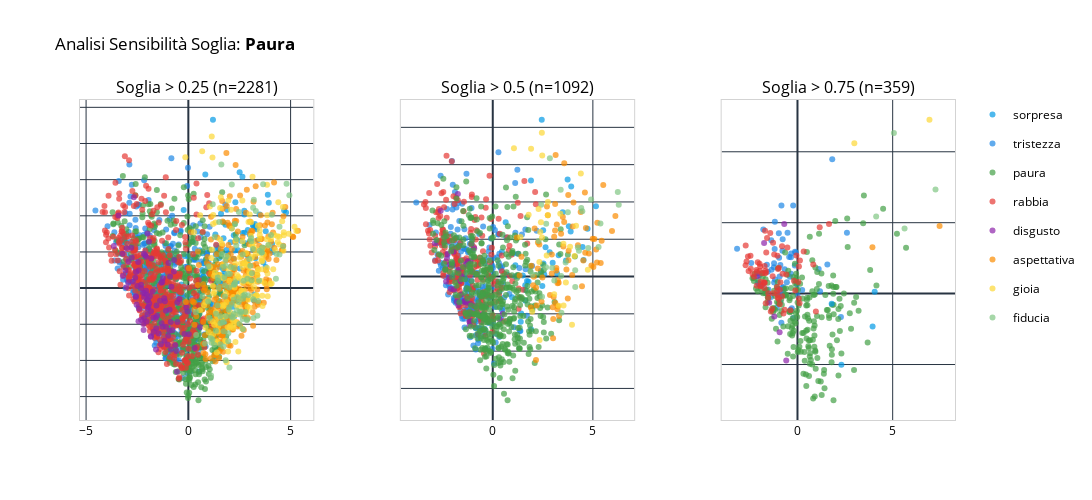

Write notebook code for a chart like this one.
### Markdown cell above
### Paura

### Code cell
analizza_emozione_completa(df_words, 'paura')

### Figure 1 — Plotly figure (JSON) as saved in the notebook; plotly's stock layout.template omitted (floating-point values rounded to 4 significant figures; data arrays with more than 128 entries replaced by an {"elided": "..."} marker saying what was removed)
{"data": [{"hovertemplate": "<b>sorpresa</b><br>Parola: %{text}<br>PC1: %{x:.2f}<br>PC2: %{y:.2f}<extra></extra>", "legendgroup": "sorpresa", "marker": {"color": "#039BE5", "opacity": 0.7, "size": 6}, "mode": "markers", "name": "sorpresa", "showlegend": true, "text": ["a_caso", "accadere", "altro", "apparizione", "aprire", "arrossare", "arrossire", "artista", "ascoltare", "assurdo", "atteggiamento", "attonimento", "attonito", "autorizzare", "avvenimento", "boato", "cambiare", "campanello", "capitare", "clamore", "climatico", "comparire", "complessa", "controprova", "contrordine", "convocare", "corrispondenza", "cosmo", "creatura", "cronaca", "diretto", "esaltato", "esclamazione", "esito", "esplosivo", "extraterrestre", "fiuto", "folgorare", "folla", "frastuono", "frenetico", "fulmine", "galassia", "gesto", "gigante", "imbattersi", "imprevisto", "improvvisamente", "improvviso", "imputata", "inaspettato", "inatteso", "inciampare", "incontrare", "incontro", "incredibile", "indagare", "indicazione", "indovino", "inimmaginabile", "innumerevole", "insolito", "instante", "inverosimile", "invisibile", "laggiù", "lampo", "lanciare", "lettera", "maschera", "mistero", "mitico", "mutare", "notare", "notizia", "novità", "palco", "palcoscenico", "paradosso", "pazzesco", "preveggente", "prima_mossa", "prolungare", "retroscena", "riassegnazione", "ridimensionamento", "rivelare", "rivelazione", "rosso", "ruzzolare", "sbandata", "scattare", "scioccare", "scivolare", "sconcerto", "sconvolgere", "sconvolgimento", "scoprire", "segno", "sentire", "sognato", "sorte", "spiano", "spiriti", "stangata", "stravolgere", "stravolto", "strepitare", "strillo", "stupefatto", "stupirsi", "stupore", "superpoteri", "suscitare", "sussulto", "svelare", "svolta", "teatrale", "termometro", "topo", "trafelato", "trasalito", "trasformismo", "trepidazione", "trovare", "ufo", "vendita"], "x": [0.5947, 3.275, 1.412, 2.516, 3.784, 0.6407, 2.737, 3.156, 1.976, 0.709, 1.704, 0.1516, 0.0123, 1.616, 1.473, 0.702, 2.734, 3.189, 0.7611, 1.511, 0.8666, 2.788, 2.332, 2.266, 2.214, 2.065, 1.67, 2.566, 3.934, 0.4055, 1.434, 1.269, 1.893, 2.508, -0.1757, 1.116, 2.796, -0.3349, 1.377, 0.09086, 2.377, 1.165, 3.219, 1.364, 1.777, 2.104, 0.5544, 0.771, 0.7531, 0.1972, 1.86, 3.01, 0.5717, 3.486, 3.214, 2.645, 0.8293, 2.43, 1.923, 1.203, 1.45, 2.143, 1.693, -0.008847, -0.06557, 2.162, 1.598, 1.239, 2.118, 0.2423, 1.818, 4.094, 2.426, 1.514, 1.949, 4.132, 3.345, 3.674, 1.106, 2.222, 2.306, 3.403, 2.209, 1.216, 2.027, 0.5235, 3.668, 3.277, 1.53, 1.705, 0.6719, 0.7414, 1.65, 1.064, 0.2207, 0.1271, 0.5608, 3.184, 2.299, 1.753, 2.747, 1.69, 0.8329, 0.7346, -1.035, 2.909, 0.9169, 1.344, -0.228, 0.901, 1.323, 2.656, 3.887, 1.72, 0.6028, 3.254, 4.685, 2.887, 1.826, 0.2429, 1.762, -0.3846, 2.17, 4.068, 4.779, 2.241, 3.784], "y": [0.1015, 1.672, -1.3, 0.5417, 0.5864, 0.2549, 2.034, 1.743, 0.8399, 0.4406, 0.5243, -0.7203, -0.2085, -1.094, 1.109, 0.9647, 2.143, 1.061, 0.6916, 0.8299, 0.8072, 1.243, -0.2597, 1.038, 0.8037, 1.267, 0.1365, 1.309, 2.361, -0.3702, 0.1242, -1.988, 2.164, 3.203, 0.8864, -1.18, -0.4705, 0.09701, 1.181, 0.3632, -0.346, -0.9119, -0.1737, 1.055, -0.6256, 0.2015, 1.049, 0.08658, 0.304, -1.983, 1.052, 1.477, 0.2886, 2.039, -0.3408, 3.081, 3.14, 1.047, -0.5214, 4.657, 0.2958, -0.08135, 0.1938, 0.8729, -0.9631, 0.1451, 2.054, -1.423, 1.655, 0.01084, 1.75, 1.223, 0.1941, -0.1435, 0.9632, 1.002, 1.628, 1.104, -0.8062, 1.464, 0.2419, 1.327, 0.06936, -0.4537, -0.8925, -0.7274, 0.7054, 0.8251, 0.5902, -0.8536, 0.4984, 0.6787, 0.3388, -0.4162, 1.276, 1.537, -0.1662, 1.707, 2.377, 0.4007, 1.529, -0.6066, -0.9872, 0.318, 0.8518, 1.605, -0.372, 0.9238, 2.16, 0.9639, 1.482, 1.524, 2.582, 1.378, -0.3317, 1.77, 2.15, 0.9116, -0.9758, -1.1, 0.2548, 1.559, -0.5159, 1.053, 2.095, -0.7824, 1.575], "type": "scatter", "xaxis": "x", "yaxis": "y"}, {"hovertemplate": "<b>tristezza</b><br>Parola: %{text}<br>PC1: %{x:.2f}<br>PC2: %{y:.2f}<extra></extra>", "legendgroup": "tristezza", "marker": {"color": "#1E88E5", "opacity": 0.7, "size": 6}, "mode": "markers", "name": "tristezza", "showlegend": true, "text": {"elided": "446 str values"}, "x": {"elided": "446 float values"}, "y": {"elided": "446 float values"}, "type": "scatter", "xaxis": "x", "yaxis": "y"}, {"hovertemplate": "<b>paura</b><br>Parola: %{text}<br>PC1: %{x:.2f}<br>PC2: %{y:.2f}<extra></extra>", "legendgroup": "paura", "marker": {"color": "#43A047", "opacity": 0.7, "size": 6}, "mode": "markers", "name": "paura", "showlegend": true, "text": {"elided": "586 str values"}, "x": {"elided": "586 float values"}, "y": {"elided": "586 float values"}, "type": "scatter", "xaxis": "x", "yaxis": "y"}, {"hovertemplate": "<b>rabbia</b><br>Parola: %{text}<br>PC1: %{x:.2f}<br>PC2: %{y:.2f}<extra></extra>", "legendgroup": "rabbia", "marker": {"color": "#E53935", "opacity": 0.7, "size": 6}, "mode": "markers", "name": "rabbia", "showlegend": true, "text": {"elided": "436 str values"}, "x": {"elided": "436 float values"}, "y": {"elided": "436 float values"}, "type": "scatter", "xaxis": "x", "yaxis": "y"}, {"hovertemplate": "<b>disgusto</b><br>Parola: %{text}<br>PC1: %{x:.2f}<br>PC2: %{y:.2f}<extra></extra>", "legendgroup": "disgusto", "marker": {"color": "#8E24AA", "opacity": 0.7, "size": 6}, "mode": "markers", "name": "disgusto", "showlegend": true, "text": ["aberrante", "abietto", "abominevole", "acido", "alcolismo", "anfetamine", "attorcigliare", "avversione", "avvoltoio", "bruttura", "bugiardo", "buttare", "contrarre", "diarrea", "disprezzo", "dissacralità", "falsa", "fango", "fastidioso", "fattone", "filtro", "fingere", "fogna", "goloso", "ignorare", "illegale", "impuro", "indecente", "indecenza", "infastidire", "infimità", "infimo", "inorridire", "inorridito", "insetto", "lucrare", "macabro", "mal_di_mare", "marcire", "megalomane", "merdoso", "nausea", "nauseabondo", "nauseante", "nauseare", "orripilante", "oscena", "oscenità", "perfidia", "pessimo", "peste", "pidocchio", "pippare", "pulce", "puttaniere", "puzza", "raccapricciante", "repellente", "repulsivo", "restringere", "rimettere", "ripugnante", "ripugnanza", "rivoltante", "rospo", "rozzo", "sbronza", "scabroso", "schifare", "schifato", "sdegno", "setta", "sfottere", "sordido", "spacciare", "sporca", "spregio", "squallido", "strusciare", "succhiasangue", "sudato", "sudore", "tosse", "trauma", "umiliazione", "vaiolo", "veramente", "vergognosa", "verme", "verruca", "virus", "vizio", "voltastomaco", "vomitare", "vomito", "zoccola", "zotico"], "x": [-1.954, -2.202, -2.769, -2.166, -3.204, -1.148, -1.096, -1.383, -1.988, -2.014, -1.563, -1.452, -0.04056, -3.077, -2.6, -1.909, -2.111, -2.311, -2.049, -1.989, 0.8246, -2.925, -1.833, -0.9257, -1.093, -2.791, -1.262, -2.158, -1.56, -2.213, -1.975, -2.558, -1.998, -2.453, -0.5414, -0.9736, -2.427, -0.4378, -3.04, -0.1892, -2.412, -1.341, -1.011, -2.313, -2.312, -2.07, -1.744, -0.8291, -1.923, -0.862, -3.644, -2.143, -2.935, -0.8525, -2.437, -1.177, -3.022, -0.8939, -2.567, -0.9853, -0.6388, -1.582, -0.9148, -1.245, -0.5562, -2.187, -0.6994, -0.1009, -1.713, -1.321, -1.809, -3.413, -2.063, -1.583, -2.712, -2.025, -1.828, -2.529, 0.3076, -2.562, 0.02337, -0.7767, -0.5814, -2.667, -3.22, -1.272, 0.5746, -1.526, -0.7051, -1.883, -2.176, -0.5337, -1.311, -1.69, -2.492, -1.827, -1.173], "y": [-0.5127, -0.994, 0.8455, -0.8301, 0.3351, -0.3624, -1.069, -0.3475, -0.5645, -0.3335, -1.107, -1.253, -0.6471, 0.4846, 0.2891, -0.4273, 0.9059, -0.8762, -0.9211, -0.7243, -0.3137, 0.7383, -1.332, -1.181, -0.6272, 1.114, -1.07, -0.2521, -0.4775, -0.1355, -0.331, 0.4464, 1.508, 0.7245, -0.3953, 0.6942, 0.4886, -0.3014, 0.02125, -1.267, -0.5724, -1.551, -1.56, 0.09592, -0.005183, -0.07631, -0.09257, 0.03546, 1.291, -0.9337, 1.165, -0.1322, 0.1613, -1.696, -0.9153, -0.278, 1.1, 0.321, -0.2461, -1.316, -1.583, -0.8149, -0.5967, 0.2698, -2.311, -1.16, 0.7743, -0.5393, -0.8142, 0.1516, 0.8165, 2.009, 0.8678, -1.7, 0.1818, -0.1812, -1.342, -0.4626, -1.655, -0.2248, -1.275, -1.165, -1.739, 2.512, 0.9477, 0.1716, -1.084, -0.7609, 0.4599, -0.2274, 0.9522, -0.9382, -0.9693, -1.206, 0.05776, -0.6427, -1.459], "type": "scatter", "xaxis": "x", "yaxis": "y"}, {"hovertemplate": "<b>aspettativa</b><br>Parola: %{text}<br>PC1: %{x:.2f}<br>PC2: %{y:.2f}<extra></extra>", "legendgroup": "aspettativa", "marker": {"color": "#FB8C00", "opacity": 0.7, "size": 6}, "mode": "markers", "name": "aspettativa", "showlegend": true, "text": {"elided": "300 str values"}, "x": {"elided": "300 float values"}, "y": {"elided": "300 float values"}, "type": "scatter", "xaxis": "x", "yaxis": "y"}, {"hovertemplate": "<b>gioia</b><br>Parola: %{text}<br>PC1: %{x:.2f}<br>PC2: %{y:.2f}<extra></extra>", "legendgroup": "gioia", "marker": {"color": "#FDD835", "opacity": 0.7, "size": 6}, "mode": "markers", "name": "gioia", "showlegend": true, "text": {"elided": "178 str values"}, "x": {"elided": "178 float values"}, "y": {"elided": "178 float values"}, "type": "scatter", "xaxis": "x", "yaxis": "y"}, {"hovertemplate": "<b>fiducia</b><br>Parola: %{text}<br>PC1: %{x:.2f}<br>PC2: %{y:.2f}<extra></extra>", "legendgroup": "fiducia", "marker": {"color": "#81C784", "opacity": 0.7, "size": 6}, "mode": "markers", "name": "fiducia", "showlegend": true, "text": ["accertare", "adesso", "affidarsi", "agente", "aiuto", "anziana", "assistenza", "avere", "bisogno", "carabiniere", "chirurgo", "comportamento", "comunicare", "concepire", "conduttore", "confidare", "confrontare", "connettere", "consenso", "consenziente", "consulenza", "consultare", "culto", "determinato", "digitale", "divinità", "emigrante", "esprimere", "familiarizzare", "fidarsi", "finanziare", "fondamentale", "fornitore", "funzionare", "garanzia", "genitore", "gestire", "grandezza", "importa", "improvvisare", "incidere", "incoraggiamento", "ingenuo", "inizio", "istintivo", "labile", "legare", "lenitivo", "maestro", "marinaio", "maturità", "medico", "meta", "notaio", "nudo", "obiettivo", "perdonare", "perdono", "piano", "ponte", "pratica", "preparazione", "presentare", "prestazione", "procura", "procurare", "procuratore", "professione", "promessa", "psichiatra", "psicologia", "psicologo", "pudore", "rassicurare", "recente", "resistendo", "resistenza", "resistere", "rete", "ricostruire", "rifugio", "rimediare", "riservato", "riverente", "robusto", "rotta", "salvaguardia", "salvare", "sanitario", "sbloccare", "scudo", "segreto", "selezionatore", "sentimento", "seriamente", "settembre", "simbolo", "situare", "soccorso", "società", "sostegno", "sottoscrivere", "spinta", "spirituale", "terapia", "tutela", "umanità", "umano", "uso", "vigilante", "votare"], "x": [1.264, 2.526, 3.154, 1.953, 1.284, 1.349, 1.79, 2.704, 2.284, 0.8171, 2.657, 2.068, 4.456, 3.204, 3.072, 3.175, 2.522, 3.578, 2.118, 2.239, 3.081, 2.86, 2.593, 3.169, 1.662, 2.922, 1.784, 2.125, 2.363, 3.621, 3.109, 2.222, 2.228, 4.282, 3.376, 2.346, 2.03, 1.68, 3.092, 3.033, 1.87, 3.457, 1.833, 4.081, 1.111, 1.456, 2.977, 1.572, 1.359, 1.186, 2.89, 2.666, 4.94, 1.48, 1.627, 4.316, 3.3, 1.934, 1.128, 4.043, 2.762, 2.785, 3.185, 2.872, 1.565, 2.306, 1.718, 3.486, 4.633, 0.9841, 1.435, 0.9711, 1.734, 3.413, 2.231, 2.468, 1.994, 2.471, 2.164, 4.456, 3.595, 1.812, 1.85, 0.367, 2.009, 1.762, 2.101, 4.802, 1.027, 2.662, 1.102, 3.657, 0.6938, 1.613, 1.823, 2.253, 1.967, 1.955, 2.396, 1.192, 2.007, 2.503, 2.675, 2.358, 1.43, 2.68, 1.508, 3.912, 1.725, 1.567, 0.3821], "y": [-1.566, -0.6567, 1.08, -1.467, 1.413, -1.177, -0.2302, 0.2004, 1.774, -1.53, 0.9267, 0.5833, 0.9327, 2.442, 1.377, -0.3085, -0.732, 0.9818, -0.4405, 0.5565, 1.299, -0.8872, -0.6524, 2.226, -0.9499, -0.1984, 0.06415, 2.863, -0.6169, 1.123, 0.4122, -0.3216, -0.7068, 0.2563, -0.7613, 1.178, 0.3934, 0.5815, 0.22, 0.6219, 0.8794, 0.2131, 0.6158, 2.032, -2.418, 0.1967, 0.8048, -0.9722, -0.7069, -1.42, 0.256, -1.129, 2.565, 0.0135, 0.942, 0.9465, 2.134, 0.3969, -1.508, 1.469, -0.178, -0.6632, -0.8236, -0.86, -0.7785, 0.1483, -1.618, 1.031, 1.155, 0.607, 0.2957, -0.3683, -0.9358, -0.3531, 0.09538, -0.3834, 0.01469, 2.108, -0.8115, 1.696, 0.9868, 0.7774, -0.7809, -0.6672, -2.197, 0.3072, -0.7806, 2.883, -0.8234, -0.8557, -1.389, 2.873, -0.2232, 3.421, -1.993, 0.1058, -0.595, -1.248, -0.2543, 2.32, -0.5377, -0.9915, -0.2968, 1.356, -0.4786, -0.2114, 1.825, 1.193, -1.194, -1.55, -1.294], "type": "scatter", "xaxis": "x", "yaxis": "y"}, {"hovertemplate": "<b>sorpresa</b><br>Parola: %{text}<br>PC1: %{x:.2f}<br>PC2: %{y:.2f}<extra></extra>", "legendgroup": "sorpresa", "marker": {"color": "#039BE5", "opacity": 0.7, "size": 6}, "mode": "markers", "name": "sorpresa", "showlegend": false, "text": ["a_caso", "arrossire", "avvenimento", "boato", "cambiare", "capitare", "clamore", "climatico", "controprova", "convocare", "cosmo", "esito", "esplosivo", "frastuono", "imprevisto", "incontrare", "incredibile", "indagare", "inimmaginabile", "lampo", "mistero", "palco", "pazzesco", "prima_mossa", "rosso", "sbandata", "scattare", "scivolare", "sconcerto", "sconvolgere", "sconvolgimento", "segno", "spiriti", "stangata", "strepitare", "strillo", "superpoteri", "suscitare", "sussulto", "trasalito"], "x": [1.42, 3.891, 2.534, 1.502, 3.8, 1.623, 2.569, 1.786, 3.211, 2.992, 3.659, 3.738, 0.72, 0.9659, 1.284, 4.736, 3.918, 1.908, 2.446, 2.515, 2.637, 4.485, 3.292, 4.535, 2.475, 1.615, 1.711, 1.911, 1.13, 1.025, 1.396, 3.493, 1.628, -0.2346, 2.4, 0.6457, 5.154, 2.844, 1.38, 0.4563], "y": [-0.9924, 1.209, 0.3485, 0.02496, 1.345, -0.2366, 0.06051, -0.1374, 0.08476, 0.3705, 0.4307, 2.603, 0.04836, -0.5552, 0.02411, 1.284, 2.415, 2.572, 4.204, 1.242, 0.7856, 0.7892, 0.568, 0.4436, -0.2513, -0.3595, -0.1229, -1.414, 0.3055, 0.6099, -1.211, 1.725, -0.6463, -0.02785, 0.1556, 1.455, 1.883, 0.6545, -1.457, 0.6672], "type": "scatter", "xaxis": "x2", "yaxis": "y2"}, {"hovertemplate": "<b>tristezza</b><br>Parola: %{text}<br>PC1: %{x:.2f}<br>PC2: %{y:.2f}<extra></extra>", "legendgroup": "tristezza", "marker": {"color": "#1E88E5", "opacity": 0.7, "size": 6}, "mode": "markers", "name": "tristezza", "showlegend": false, "text": {"elided": "236 str values"}, "x": {"elided": "236 float values"}, "y": {"elided": "236 float values"}, "type": "scatter", "xaxis": "x2", "yaxis": "y2"}, {"hovertemplate": "<b>rabbia</b><br>Parola: %{text}<br>PC1: %{x:.2f}<br>PC2: %{y:.2f}<extra></extra>", "legendgroup": "rabbia", "marker": {"color": "#E53935", "opacity": 0.7, "size": 6}, "mode": "markers", "name": "rabbia", "showlegend": false, "text": {"elided": "225 str values"}, "x": {"elided": "225 float values"}, "y": {"elided": "225 float values"}, "type": "scatter", "xaxis": "x2", "yaxis": "y2"}, {"hovertemplate": "<b>disgusto</b><br>Parola: %{text}<br>PC1: %{x:.2f}<br>PC2: %{y:.2f}<extra></extra>", "legendgroup": "disgusto", "marker": {"color": "#8E24AA", "opacity": 0.7, "size": 6}, "mode": "markers", "name": "disgusto", "showlegend": false, "text": ["aberrante", "abominevole", "alcolismo", "avversione", "avvoltoio", "bruttura", "diarrea", "falsa", "fattone", "fingere", "illegale", "infimo", "inorridire", "inorridito", "insetto", "macabro", "mal_di_mare", "nauseare", "orripilante", "oscena", "perfidia", "peste", "pidocchio", "pippare", "puzza", "raccapricciante", "repulsivo", "ripugnante", "setta", "sfottere", "spacciare", "sporca", "succhiasangue", "trauma", "umiliazione", "vaiolo", "virus", "vomito"], "x": [-1.13, -1.995, -2.333, -0.5043, -1.169, -1.138, -2.176, -1.244, -1.161, -2.135, -1.953, -1.644, -1.057, -1.709, 0.346, -1.531, 0.4983, -1.425, -1.403, -0.895, -0.926, -2.893, -1.318, -2.105, -0.3035, -2.256, -1.72, -0.7349, -2.599, -1.106, -1.937, -1.129, -1.8, -1.743, -2.285, -0.392, -1.332, -1.564], "y": [-1.183, 0.3127, -0.1354, -1.014, -1.206, -1.014, -0.01447, 0.4092, -1.314, 0.3268, 0.6623, -0.1272, 0.8831, 0.1828, -1.145, 0.005633, -1.0, -0.6557, -0.6753, -0.7772, 0.7569, 0.8921, -0.6993, -0.3326, -1.14, 0.6124, -0.7744, -1.555, 1.766, 0.4179, -0.3399, -0.7322, -0.6741, 2.214, 0.4864, -0.4652, 0.3196, -0.4824], "type": "scatter", "xaxis": "x2", "yaxis": "y2"}, {"hovertemplate": "<b>paura</b><br>Parola: %{text}<br>PC1: %{x:.2f}<br>PC2: %{y:.2f}<extra></extra>", "legendgroup": "paura", "marker": {"color": "#43A047", "opacity": 0.7, "size": 6}, "mode": "markers", "name": "paura", "showlegend": false, "text": {"elided": "427 str values"}, "x": {"elided": "427 float values"}, "y": {"elided": "427 float values"}, "type": "scatter", "xaxis": "x2", "yaxis": "y2"}, {"hovertemplate": "<b>aspettativa</b><br>Parola: %{text}<br>PC1: %{x:.2f}<br>PC2: %{y:.2f}<extra></extra>", "legendgroup": "aspettativa", "marker": {"color": "#FB8C00", "opacity": 0.7, "size": 6}, "mode": "markers", "name": "aspettativa", "showlegend": false, "text": ["aeroporto", "altrove", "analisi", "atterrare", "attesa", "autonomia", "azzerare", "carriera", "chiamata", "colloquio", "condurre", "debuttare", "direzione", "dita_incrociate", "dominante", "dottore", "esame", "esistenza", "esistere", "esperimento", "esporre", "eventualmente", "farmaco", "fato", "fidanzarsi", "finanziamento", "forte", "gara", "gioventù", "giudizio", "governare", "idealizzare", "incinta", "indecisione", "leadership", "legge", "maternità", "matricola", "mirare", "misura", "mondo", "mutamento", "nuovo", "obiettivi", "parto", "partorire", "percorso", "presentazione", "profezia", "programmare", "prova", "realizzare", "registrazione", "riadattamento", "riaprire", "richiedere", "salita", "scalare", "scelta", "scommessa", "scommettere", "scopo", "sentenza", "stratega", "stupido", "superare", "tentativo", "testimoniare", "tipo", "trasferire", "varcare", "verificare"], "x": [3.499, 3.992, 2.858, 5.077, 1.931, 5.437, 2.091, 3.232, 4.032, 3.012, 4.456, 5.221, 3.528, 4.929, 2.256, 3.311, 2.252, 3.111, 3.571, 3.066, 2.158, 3.79, 2.015, 4.392, 6.125, 3.123, 3.115, 3.97, 3.567, 2.325, 2.75, 3.292, 4.254, 1.34, 3.198, 3.173, 4.602, 3.778, 2.198, 1.902, 3.139, 3.77, 5.024, 4.521, 5.956, 4.99, 5.519, 3.68, 3.021, 2.948, 2.992, 4.619, 3.175, 3.247, 4.799, 3.04, 1.432, 4.651, 3.237, 3.251, 2.052, 5.39, 2.707, 2.436, 1.197, 5.162, 3.748, 2.95, 2.481, 3.413, 5.204, 2.163], "y": [1.597, 1.345, -0.4958, 1.009, 0.2859, 0.9611, 1.288, -0.8798, 1.986, -1.655, -0.2608, 1.443, 0.8065, 0.298, 0.9138, -1.06, 0.2181, 1.232, 3.039, 1.07, -2.237, 0.6921, -0.2321, 1.732, 1.624, -0.7124, 1.948, 0.04229, 1.459, 0.8615, 1.645, -0.1671, 0.8404, 0.02706, 1.394, 0.1613, 2.253, 0.4392, -0.7738, -0.8306, 3.262, 2.187, 0.2528, 0.4271, 1.224, 1.014, 2.452, 0.1878, -1.141, 0.08362, -0.8253, 0.6345, 0.2268, -0.7961, 0.6195, -0.5505, 0.528, 1.304, -0.1799, -0.1019, -0.003209, 0.3626, 1.876, -0.6666, 1.048, 0.7243, -0.5863, 0.5938, -0.02667, 1.149, 0.377, -0.2995], "type": "scatter", "xaxis": "x2", "yaxis": "y2"}, {"hovertemplate": "<b>fiducia</b><br>Parola: %{text}<br>PC1: %{x:.2f}<br>PC2: %{y:.2f}<extra></extra>", "legendgroup": "fiducia", "marker": {"color": "#81C784", "opacity": 0.7, "size": 6}, "mode": "markers", "name": "fiducia", "showlegend": false, "text": ["aiuto", "chirurgo", "concepire", "conduttore", "consenziente", "consulenza", "determinato", "esprimere", "fidarsi", "finanziare", "gestire", "inizio", "labile", "legare", "meta", "nudo", "ponte", "psichiatra", "resistere", "rimediare", "salvare", "segreto", "sentimento", "soccorso", "società", "umanità"], "x": [2.294, 3.639, 4.419, 4.303, 3.416, 4.252, 4.472, 3.393, 4.768, 4.118, 3.075, 5.379, 2.461, 4.118, 6.292, 2.661, 5.284, 1.987, 3.749, 2.967, 6.244, 4.913, 2.851, 3.43, 2.418, 2.668], "y": [0.9508, 0.3742, 1.839, 0.6894, 0.01309, 0.7785, 1.75, 2.325, 0.7621, -0.2833, -0.1052, 1.423, -0.5387, 0.1695, 1.924, 0.2522, 0.7922, 0.04587, 1.726, 0.2336, 2.268, 2.068, 3.173, -0.9713, 1.926, 1.415], "type": "scatter", "xaxis": "x2", "yaxis": "y2"}, {"hovertemplate": "<b>gioia</b><br>Parola: %{text}<br>PC1: %{x:.2f}<br>PC2: %{y:.2f}<extra></extra>", "legendgroup": "gioia", "marker": {"color": "#FDD835", "opacity": 0.7, "size": 6}, "mode": "markers", "name": "gioia", "showlegend": false, "text": ["animale", "appuntamento", "attimo", "cantando", "cervello", "consapevolezza", "curare", "emotivo", "emozione", "fuoco", "gareggiare", "gente", "immagine", "intenso", "momento", "natura_selvaggia", "oceano", "online", "passaporto", "ragionare", "risanare", "saltare", "sensazione", "spontaneo", "strada", "umore", "volare", "vorticoso"], "x": [3.859, 3.537, 2.458, 2.328, 2.47, 3.373, 4.399, 2.286, 1.058, 1.968, 3.53, 2.372, 2.754, 1.792, 1.914, 3.652, 3.293, 1.381, 4.748, 2.749, 4.086, 2.34, 2.406, 2.692, 4.159, 2.452, 3.957, 3.067], "y": [0.8014, -0.7781, 1.047, 0.387, 3.249, 1.683, 2.762, 1.811, 3.437, -0.9424, 0.8813, 1.193, 2.0, 1.655, 3.423, -0.1609, -0.783, 1.061, 0.1797, 1.645, 0.5506, -1.699, 1.458, 0.5647, 1.365, 3.856, -1.296, -0.4776], "type": "scatter", "xaxis": "x2", "yaxis": "y2"}, {"hovertemplate": "<b>tristezza</b><br>Parola: %{text}<br>PC1: %{x:.2f}<br>PC2: %{y:.2f}<extra></extra>", "legendgroup": "tristezza", "marker": {"color": "#1E88E5", "opacity": 0.7, "size": 6}, "mode": "markers", "name": "tristezza", "showlegend": false, "text": ["abbandonare", "abbandonato", "abusato", "abuso", "addio", "adolescenza", "ammalarsi", "angoscia", "barella", "bombardare", "cancro", "coma", "condoglianza", "cupo", "debole", "depressione", "depresso", "desolazione", "dipartita", "disastro", "diseguaglianza", "disgrazia", "disoccupazione", "disperarsi", "disperata", "disperato", "disperazione", "dolore", "dramma", "fallire", "ferita", "galera", "guerra", "inadeguatezza", "infelicità", "ingabbiare", "invecchiare", "isolamento", "leucemia", "lontananza", "lutto", "maceria", "malato", "male", "morte", "morto", "omicidio", "patologia", "peggioramento", "precipitare", "prematuro", "prigione", "prigioniero", "punizione", "ricoverare", "riformatorio", "sconfortare", "seppellire", "sequestro", "sfollati", "sofferenza", "strage", "strazio", "tomba", "tragico", "trincea", "tumore"], "x": [-1.189, -1.559, -0.842, -0.5218, 1.115, 1.826, -0.3942, -0.8907, 1.569, -1.987, -1.796, -0.3325, -1.614, 0.2463, -1.365, -0.8472, -1.524, -1.09, -0.216, -1.028, -1.228, -0.783, -1.606, -1.386, -0.343, -0.5572, -0.9642, -0.9407, -1.228, -0.8988, -0.7885, -0.1314, -3.172, -0.9367, -0.6712, -2.093, -0.3618, -0.3406, -0.9123, 2.598, -0.7277, -1.378, -0.03407, -1.828, 0.002248, -1.058, -2.1, -1.239, -0.1401, -0.3643, 2.282, -0.08896, -0.2264, -1.178, 1.184, -0.7327, -0.8559, -1.68, -1.197, -0.4352, -1.978, -2.43, -0.7477, -0.2963, -2.029, -0.9787, -0.7779], "y": [2.024, 0.6185, 2.484, 1.717, 0.6938, 3.788, 0.4746, 0.05929, 0.8243, 0.5227, 1.809, 1.129, 0.004464, 0.09949, 0.6729, -0.8247, 0.1162, -0.399, -0.6878, 0.1379, 0.8548, 0.1684, 0.8135, -0.09797, 0.5581, 0.3202, 1.008, -0.06507, 0.3105, 0.809, 1.208, 1.181, 1.265, 0.4802, 0.6858, 0.3058, -0.4846, 1.023, -0.2341, 1.717, -0.04534, 1.504, 0.2587, 0.2461, -0.03962, -0.01645, 0.5728, 0.7449, 0.7916, -0.4546, -0.6591, 1.159, 2.487, 0.3965, 0.06983, 0.1068, -0.0559, 0.06916, 1.255, 1.035, 0.2568, 0.8659, 0.1859, -0.4154, 0.2723, 1.705, 1.534], "type": "scatter", "xaxis": "x3", "yaxis": "y3"}, {"hovertemplate": "<b>paura</b><br>Parola: %{text}<br>PC1: %{x:.2f}<br>PC2: %{y:.2f}<extra></extra>", "legendgroup": "paura", "marker": {"color": "#43A047", "opacity": 0.7, "size": 6}, "mode": "markers", "name": "paura", "showlegend": false, "text": {"elided": "200 str values"}, "x": {"elided": "200 float values"}, "y": {"elided": "200 float values"}, "type": "scatter", "xaxis": "x3", "yaxis": "y3"}, {"hovertemplate": "<b>disgusto</b><br>Parola: %{text}<br>PC1: %{x:.2f}<br>PC2: %{y:.2f}<extra></extra>", "legendgroup": "disgusto", "marker": {"color": "#8E24AA", "opacity": 0.7, "size": 6}, "mode": "markers", "name": "disgusto", "showlegend": false, "text": ["abominevole", "inorridito", "orripilante", "peste", "raccapricciante", "setta", "trauma"], "x": [-1.216, -0.9379, -0.5899, -2.106, -1.485, -1.753, -0.6942], "y": [-0.6476, -1.091, -1.886, 0.4891, -0.2602, 1.426, 1.966], "type": "scatter", "xaxis": "x3", "yaxis": "y3"}, {"hovertemplate": "<b>rabbia</b><br>Parola: %{text}<br>PC1: %{x:.2f}<br>PC2: %{y:.2f}<extra></extra>", "legendgroup": "rabbia", "marker": {"color": "#E53935", "opacity": 0.7, "size": 6}, "mode": "markers", "name": "rabbia", "showlegend": false, "text": ["accidente", "aggressivo", "aggressore", "ammazzare", "annientamento", "armato", "assassinare", "attentare", "barricata", "bullismo", "cattiveria", "cattivo", "colpire", "conflitto", "criminale", "crimine", "crudele", "distruzione", "dittatoriale", "dittatura", "divorzio", "droga", "fascismo", "fascista", "femminicidio", "furioso", "grido", "illegalità", "immoralità", "incolpare", "infuriare", "infuriato", "inquinamento", "inveire", "irrigidire", "killer", "ladro", "linciaggio", "mafia", "mafioso", "maltrattare", "malvagità", "massacrare", "minacciare", "missili", "oppressore", "opprimente", "opprimere", "percossa", "pericoloso", "pressione", "propaganda", "pugno", "rapina", "rapire", "regime", "rinchiudere", "rissa", "saccheggio", "scatto", "scontroso", "sopraffazione", "terrorismo", "terrorista", "tormento", "uccidere", "uccisione", "urla", "urlo", "vigliaccheria", "violentare", "violenza", "zitto"], "x": [-0.1153, -0.8033, -1.959, -1.283, -1.867, -1.43, -1.332, -0.05846, -0.9754, -2.125, -1.719, -0.588, 0.06987, -1.652, -1.939, -2.156, -2.467, -0.9341, -1.667, -1.724, 0.1303, 0.07809, -1.222, -2.363, -1.703, -0.926, 0.8293, -0.674, -1.539, -0.5298, -0.7352, -1.399, -1.598, -0.3699, -1.02, -1.917, -1.778, -2.283, -2.72, -2.143, -1.073, -1.671, -1.974, -1.99, -2.675, -0.7821, -1.702, -2.45, -1.532, -0.8111, 1.657, -0.8978, -1.04, -1.75, -1.051, -2.086, -0.186, -1.057, -1.281, 0.9661, -1.07, 0.0458, -1.64, -2.566, -0.9813, -1.733, -1.948, 0.1077, 1.168, -1.302, -2.724, -2.6, 0.3263], "y": [0.08775, -0.07642, 0.7679, 1.431, 0.5712, 1.706, -0.4267, 1.074, 0.7318, 0.6147, 0.3045, 0.5403, -0.1371, 0.5933, 0.3312, 0.6633, 1.067, -0.298, -0.2684, 0.7796, 0.9307, 0.767, 1.101, 0.5513, 1.774, 0.1094, 0.8231, -0.4564, -0.1143, 1.298, -0.562, -0.5064, 1.567, -0.4664, 0.6925, 0.2234, 0.3197, 0.4747, 1.36, 0.2182, 0.1849, 0.6483, 0.6414, 0.8417, 0.905, 0.558, 0.5754, 0.7034, 0.008605, 1.336, 1.966, 0.3178, -0.1097, 0.2994, 1.068, 0.8811, 0.3631, -0.03342, 0.01093, -0.5049, 0.0711, 0.3282, 1.157, 0.6396, -0.1582, 0.1525, 0.2093, -0.2707, 1.875, 0.4871, 0.8005, 1.049, 1.186], "type": "scatter", "xaxis": "x3", "yaxis": "y3"}, {"hovertemplate": "<b>fiducia</b><br>Parola: %{text}<br>PC1: %{x:.2f}<br>PC2: %{y:.2f}<extra></extra>", "legendgroup": "fiducia", "marker": {"color": "#81C784", "opacity": 0.7, "size": 6}, "mode": "markers", "name": "fiducia", "showlegend": false, "text": ["aiuto", "chirurgo", "fidarsi", "sentimento"], "x": [4.132, 5.623, 7.249, 5.063], "y": [2.176, 1.837, 2.937, 4.529], "type": "scatter", "xaxis": "x3", "yaxis": "y3"}, {"hovertemplate": "<b>gioia</b><br>Parola: %{text}<br>PC1: %{x:.2f}<br>PC2: %{y:.2f}<extra></extra>", "legendgroup": "gioia", "marker": {"color": "#FDD835", "opacity": 0.7, "size": 6}, "mode": "markers", "name": "gioia", "showlegend": false, "text": ["curare", "emozione"], "x": [6.931, 2.986], "y": [4.903, 4.238], "type": "scatter", "xaxis": "x3", "yaxis": "y3"}, {"hovertemplate": "<b>aspettativa</b><br>Parola: %{text}<br>PC1: %{x:.2f}<br>PC2: %{y:.2f}<extra></extra>", "legendgroup": "aspettativa", "marker": {"color": "#FB8C00", "opacity": 0.7, "size": 6}, "mode": "markers", "name": "aspettativa", "showlegend": false, "text": ["debuttare", "giudizio"], "x": [7.463, 3.936], "y": [1.907, 1.308], "type": "scatter", "xaxis": "x3", "yaxis": "y3"}, {"hovertemplate": "<b>sorpresa</b><br>Parola: %{text}<br>PC1: %{x:.2f}<br>PC2: %{y:.2f}<extra></extra>", "legendgroup": "sorpresa", "marker": {"color": "#039BE5", "opacity": 0.7, "size": 6}, "mode": "markers", "name": "sorpresa", "showlegend": false, "text": ["imprevisto", "lampo", "mistero", "strillo"], "x": [2.307, 4.055, 3.945, 1.795], "y": [-2.005, 0.05088, -0.9294, -0.2875], "type": "scatter", "xaxis": "x3", "yaxis": "y3"}], "layout": {"xaxis": {"anchor": "y", "domain": [0.0, 0.2667], "title": {"font": {"color": "black"}}, "tickfont": {"color": "black"}, "showline": true, "linewidth": 1, "linecolor": "lightgray", "mirror": true}, "yaxis": {"anchor": "x", "domain": [0.0, 1.0], "title": {"font": {"color": "black"}}, "tickfont": {"color": "black"}, "showline": true, "linewidth": 1, "linecolor": "lightgray", "mirror": true, "showticklabels": false}, "xaxis2": {"anchor": "y2", "domain": [0.3667, 0.6333], "title": {"font": {"color": "black"}}, "tickfont": {"color": "black"}, "showline": true, "linewidth": 1, "linecolor": "lightgray", "mirror": true}, "yaxis2": {"anchor": "x2", "domain": [0.0, 1.0], "title": {"font": {"color": "black"}}, "tickfont": {"color": "black"}, "showline": true, "linewidth": 1, "linecolor": "lightgray", "mirror": true, "showticklabels": false}, "xaxis3": {"anchor": "y3", "domain": [0.7333, 1.0], "title": {"font": {"color": "black"}}, "tickfont": {"color": "black"}, "showline": true, "linewidth": 1, "linecolor": "lightgray", "mirror": true}, "yaxis3": {"anchor": "x3", "domain": [0.0, 1.0], "title": {"font": {"color": "black"}}, "tickfont": {"color": "black"}, "showline": true, "linewidth": 1, "linecolor": "lightgray", "mirror": true, "showticklabels": false}, "annotations": [{"font": {"size": 16}, "showarrow": false, "text": "Soglia > 0.25 (n=2281)", "x": 0.1333, "xanchor": "center", "xref": "paper", "y": 1.0, "yanchor": "bottom", "yref": "paper"}, {"font": {"size": 16}, "showarrow": false, "text": "Soglia > 0.5 (n=1092)", "x": 0.5, "xanchor": "center", "xref": "paper", "y": 1.0, "yanchor": "bottom", "yref": "paper"}, {"font": {"size": 16}, "showarrow": false, "text": "Soglia > 0.75 (n=359)", "x": 0.8667, "xanchor": "center", "xref": "paper", "y": 1.0, "yanchor": "bottom", "yref": "paper"}], "title": {"text": "Analisi Sensibilità Soglia: <b>Paura</b>"}, "font": {"color": "black"}, "height": 500, "width": 1200, "plot_bgcolor": "white", "paper_bgcolor": "white"}}
